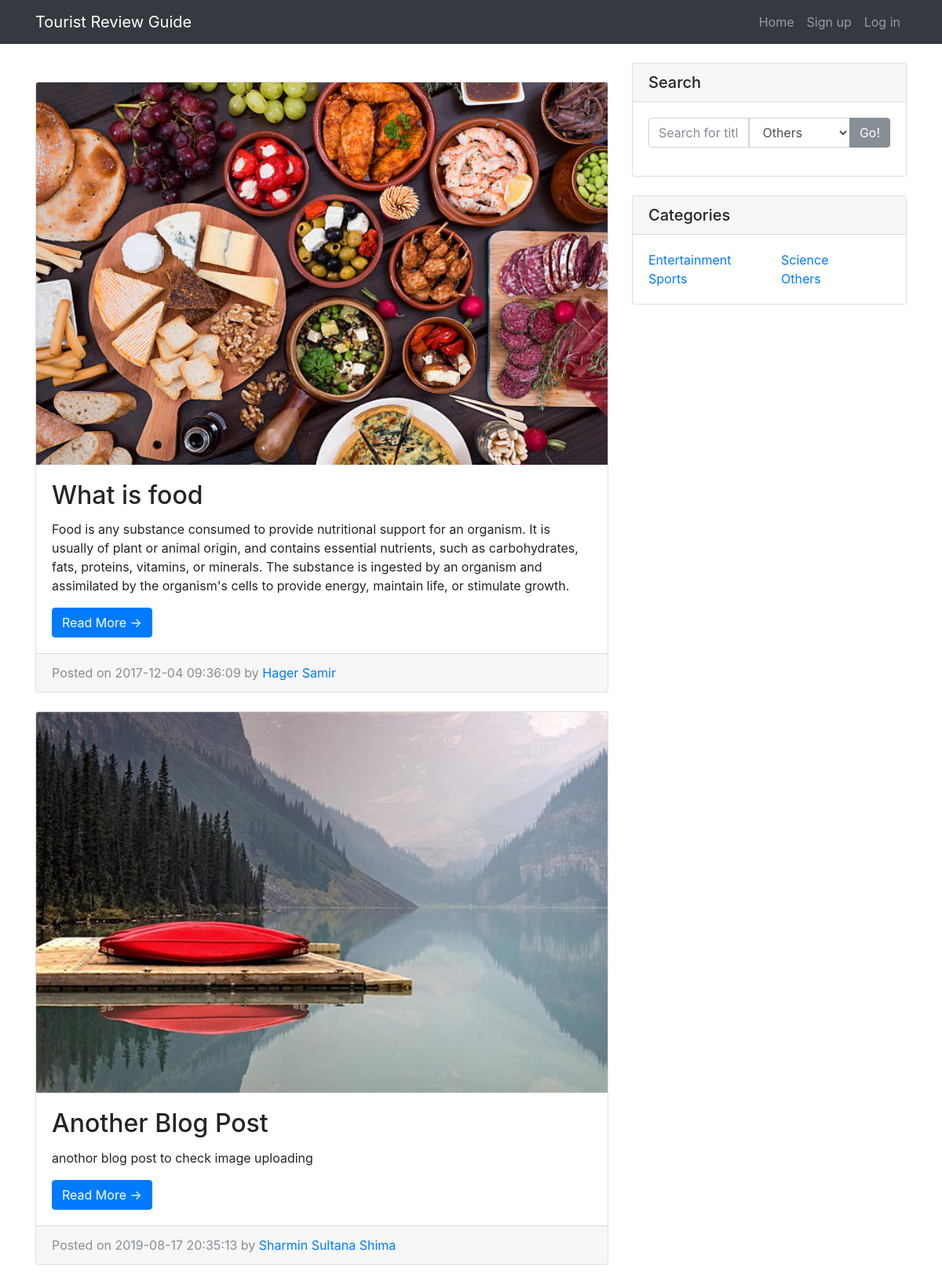
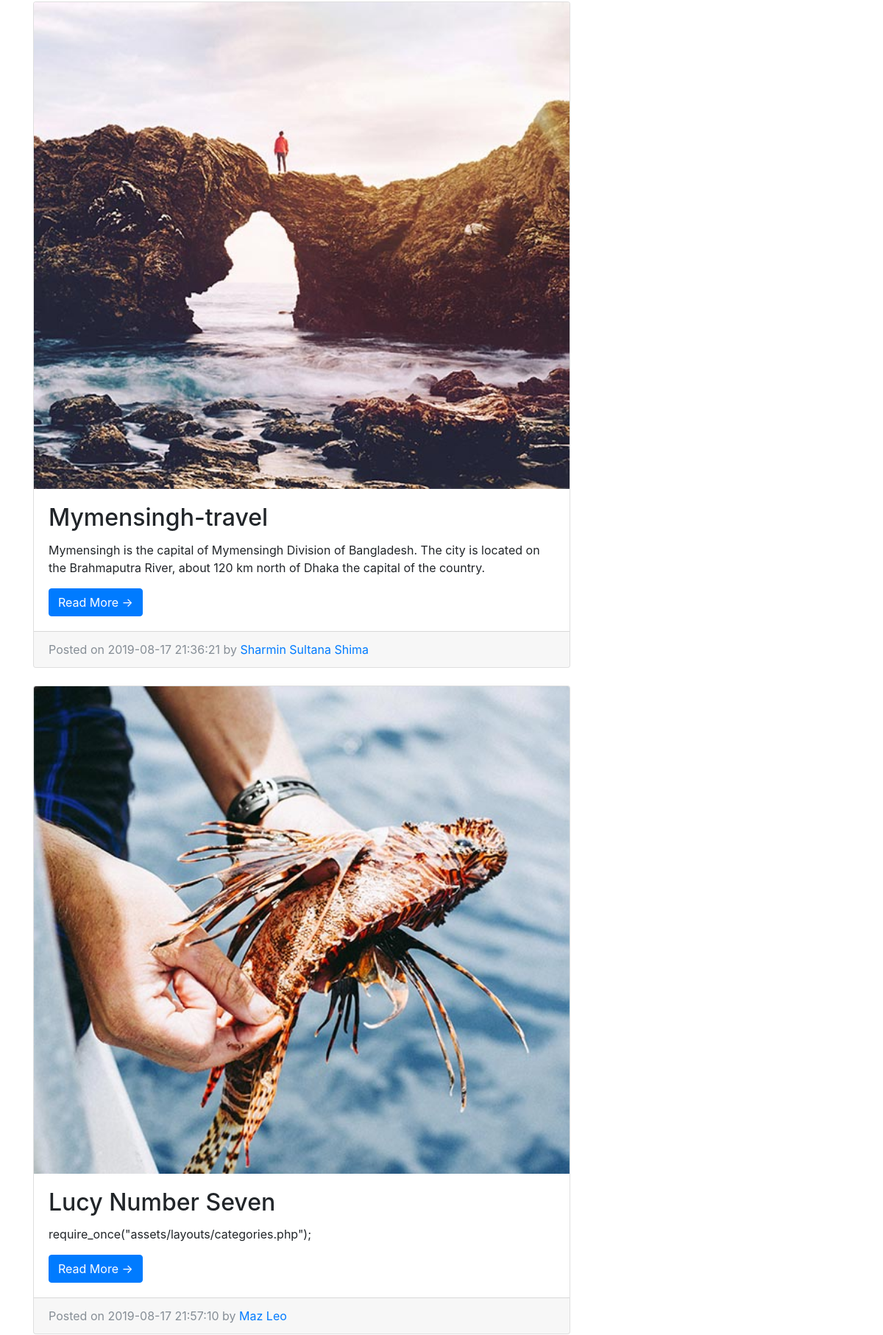
Screenshot of /blog/others.php (upper part) with the database file from the repository (2 pictures, top to bottom).
### tables this page shows
CREATE TABLE `post` (
  `ID` int(11) NOT NULL,
  `Title` varchar(255) NOT NULL,
  `Date_Time` datetime NOT NULL,
  `Image` varchar(255) DEFAULT NULL,
  `Post` text,
  `Category` varchar(50) NOT NULL,
  `Total_Rates` int(11) DEFAULT NULL,
  `Raters_Number` int(11) DEFAULT NULL,
  `Place` varchar(255) DEFAULT NULL,
  `User_ID` int(11) NOT NULL
);

CREATE TABLE `user` (
  `ID` int(11) NOT NULL,
  `Fname` varchar(50) NOT NULL,
  `Lname` varchar(50) DEFAULT NULL,
  `Password` varchar(100) NOT NULL,
  `Email` varchar(100) NOT NULL
);

### blog/assets/classes/post.php (called while the page is built, shortened)
<?php
class post
{
 private $connection;
    function __construct ($c){
        $this->connection=$c;
    }
    public function getOthersPosts(){
        $query = " SELECT * FROM post ".
            "WHERE Category= 'others'";
        $result = mysqli_query($this->connection , $query);
        if(!$result){
          return -1;
        }
        else{
            return $result;
        }
    }
}
?>

### blog/assets/classes/user.php (called while the page is built, shortened)
<?php
class user
{
 private $connection;
    function __construct ($c){
        $this->connection=$c;
    }
    public function getUserInfo($id){
        $query="select * from user where ID= '{$id}' ";
        $result=mysqli_query($this->connection , $query);
        if(!$result){
            return -1;
        }
        else{
            return $result;
        }
    }
}

### blog/others.php (the view, shortened to what this page needs)
<?php
require_once ("assets/layouts/header.php");
require_once("assets/db_connection.php");
require_once ("assets/classes/user.php");
require_once ("assets/classes/post.php");
$post=new post($connection);
$result=$post->getOthersPosts();
$user=new user($connection);
?>
    <div class="container">
      <div class="row">
        <div class="col-md-8">
          <br><br>
         <?php
            if($result == false) {
                trigger_error("Query result returns -1");
            }else{
                while ($data=mysqli_fetch_assoc($result)){
        ?>
          <div class="card mb-4">
            <img class="card-img-top" src="<?php echo $data["Image"]; ?>" alt="Card image cap">
            <div class="card-body">
              <h2 class="card-title"><?php echo ucfirst($data["Title"]); ?></h2>
              <p class="card-text"><?php echo $data["Post"]; ?></p>
              <?php $link = "post.php?id=";?>
              <a href="<?php echo $link.$data["ID"]; ?>" class="btn btn-primary">Read More &rarr;</a>
            </div>
            <div class="card-footer text-muted">
              Posted on <?php echo $data["Date_Time"]; ?> by
              <?php
                $userlink = "profile.php?user=";
                $result2=$user->getUserInfo($data["User_ID"]);
                if($result2 == false) {
                    trigger_error("Query result2 returns -1");
                } else{
                    $data2=mysqli_fetch_assoc($result2); }
                ?>
              <a href="<?php echo $userlink.$data["User_ID"]; ?>" style="text-transform: capitalize;"><?php
                if(!isset($_SESSION["id"])){
                    echo $data2["Fname"]." ".$data2["Lname"];
                }else{
                    if($_SESSION["id"] == $data["User_ID"]){
                        echo "Me";
                    }else{
                        echo $data2["Fname"]." ".$data2["Lname"];
                    }
                }
                  ?></a>
            </div>
          </div>
          <?php }} ?>
        </div>
        <div class="col-md-4">
          <?php
             require_once("assets/layouts/search.php");
            require_once("assets/layouts/categories.php");
         ?>
        </div>
      </div>
    </div>
<?php
require_once("assets/layouts/footer.php");
?>

### blog/assets/layouts/header.php (shortened to what this page needs)
<!DOCTYPE html>
<html lang="en">
  <head>
    <link href="vendor/bootstrap/css/bootstrap.min.css" rel="stylesheet">
    <link rel="stylesheet" href="css/css/font-awesome.min.css">
    <link href="css/blog-home.css" rel="stylesheet">
    <link href="css/blog-post.css" rel="stylesheet">
  </head>
  <body>
    <nav class="navbar navbar-expand-lg navbar-dark bg-dark fixed-top">
      <div class="container">
        <a class="navbar-brand" href="index.php">Tourist Review Guide</a>
        <div class="collapse navbar-collapse" id="navbarResponsive">
          <ul class="navbar-nav ml-auto">
            <li class="nav-item">
              <a class="nav-link" href="index.php">Home
              </a>
            </li>
            <?php
                $parameter="Log in";
                $page ="login.php";
                $pro = "Sign up";
                $pro_page = "signup.php";
	         ?>
           <li class="nav-item">
              <a class="nav-link" href="<?php echo $pro_page; ?>"><?php echo $pro;?></a>
            </li>
            <li class="nav-item">
              <a class="nav-link" href="<?php echo $page; ?>"><?php echo $parameter;?></a>
            </li>
          </ul>
        </div>
      </div>
    </nav>

### blog/assets/layouts/search.php (shortened to what this page needs)
<div class="card my-4">
    <h5 class="card-header">Search</h5>
    <div class="card-body">
        <form action="search.php" method="post">
           <div class="form-group">
               <div class="input-group">
                    <input type="text" class="form-control" name="title" value="" placeholder="Search for title">
                     <select class="form-control" name="category">
                         <option value="others" selected>Others</option>
                    </select>
                     <span class="input-group-btn">
                          <button class="btn btn-secondary" type="submit">Go!</button>
                     </span>
              </div>
            </div>
        </form>
    </div>
</div>

### blog/assets/layouts/categories.php
<div class="card my-4">
    <h5 class="card-header">Categories</h5>
    <div class="card-body">
        <div class="row">
            <div class="col-lg-6">
                <ul class="list-unstyled mb-0">
                    <li>
                      <a href="entertainment.php">Entertainment</a>
                    </li>
                    <li>
                      <a href="sports.php">Sports</a>
                    </li>
                </ul>
            </div>
            <div class="col-lg-6">
                <ul class="list-unstyled mb-0">
                    <li>
                      <a href="science.php">Science</a>
                    </li>
                    <li>
                      <a href="others.php">Others</a>
                    </li>
                </ul>
            </div>
        </div>
    </div>
</div>

### blog/assets/layouts/footer.php (shortened to what this page needs)
  </body>
</html>

### blog/css/blog-home.css (style rules this page uses)
body { padding-top: 54px; }
@media (min-width: 992px) { body { padding-top: 56px; } }

### rows the page displays
post: Image (picture), Title "What is food", Post "Food is any substance consumed to provide nutritional support for an organism. It is usually of plant or animal origin, and contains essential nutrients, such as carbohydrates, fats, proteins, vitamins, or minerals. The substance is ingested by an organism and assimilated by the organism's cells to provide energy, maintain life, or stimulate growth.", Date_Time "2017-12-04 09:36:09", User_ID.Fname "Hager", User_ID.Lname "Samir"
post: Image (picture), Title "Another Blog Post", Post "anothor blog post to check image uploading", Date_Time "2019-08-17 20:35:13", User_ID.Fname "Sharmin Sultana", User_ID.Lname "Shima"
post: Image (picture), Title "Mymensingh-travel", Post "Mymensingh is the capital of Mymensingh Division of Bangladesh. The city is located on the Brahmaputra River, about 120 km north of Dhaka the capital of the country.", Date_Time "2019-08-17 21:36:21", User_ID.Fname "Sharmin Sultana", User_ID.Lname "Shima"
post: Image (picture), Title "Lucy Number Seven", Post "require_once(\"assets/layouts/categories.php\");", Date_Time "2019-08-17 21:57:10", User_ID.Fname "Maz", User_ID.Lname "Leo"

### other values shown
$pro "Sign up"
$parameter "Log in"
